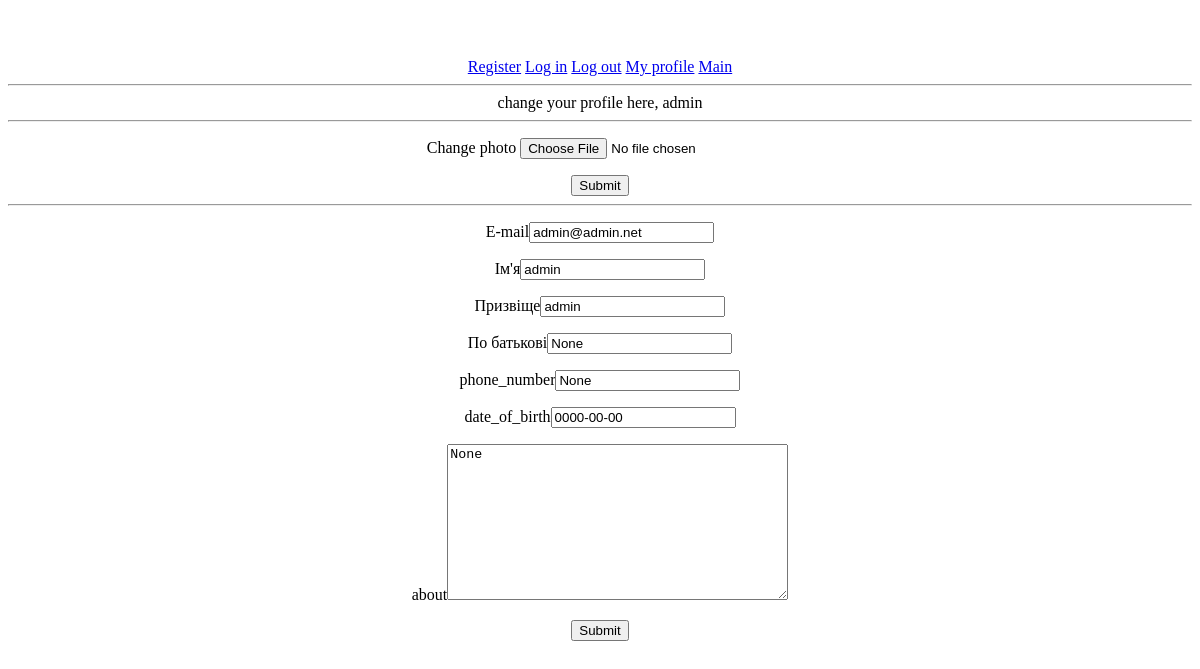
The page /profile/change (signed in) on the database as committed earlier.
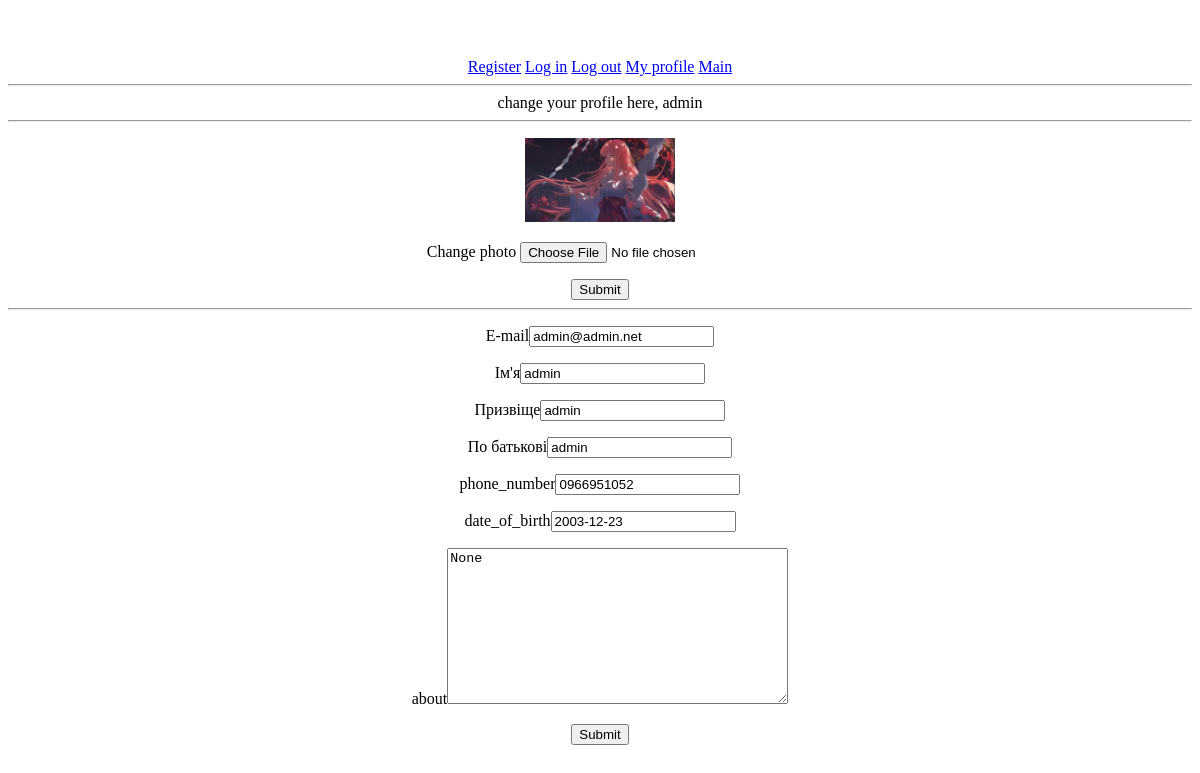
The same page on the database as committed later.
### journal/models.py (models this page shows, shortened)
class CustomUser(AbstractBaseUser):
    name = models.CharField(max_length=15, null=False)
    surname = models.CharField(max_length=15, null=False)
    patronymic = models.CharField(max_length=15, blank=True, null=True)
    email = models.EmailField(unique=True)  # require
    phone_number = models.CharField(max_length=16, blank=True, null=True)
    avatar = models.ImageField(upload_to='user/avatar/', blank=True, null=True)
    date_of_birth = models.DateField(null=True)
    about = models.TextField(null=True)
    role = models.CharField(max_length=8, null=False, default="Other")
    is_active = models.BooleanField(default=True)
    is_staff = models.BooleanField(default=False)
    is_admin = models.BooleanField(default=False)
    USERNAME_FIELD = 'email'
    REQUIRED_FIELDS = ["name", "surname"]
    objects = CustomUserManager()

### journal/views.py (the view, shortened to what this page needs)
# urls.py: path('profile/change', change_profile, name="change_profile"),
@login_required(login_url='login')
def change_profile(request):
    context = {
        'title': 'Change profile',
        'form': UserChangeForm,
    }
    return render(request, 'journal/change_profile.html', context=context)

### journal/templatetags/date_tags.py (called while the page is built)
@register.filter(name='date_form_for_input')
def correct_date(date, date_filter=None):
    if not date:
        return '0000-00-00'
    if date_filter:
        return date.strftime(date_filter)
    return date.strftime("%Y-%m-%d")

### journal/templates/journal/change_profile.html (shortened to what this page needs)
{% extends 'journal/base.html' %}
{% load date_tags %}
{% block main %}
change your profile here, {{ user.name }}
<hr>
<p>{% if user.avatar %}<img src='{{ user.avatar.url }}' width=150>{% endif %}</p>
<form class="change-form" method="POST" enctype="multipart/form-data">
    <p>
        <label class="form-label" for="id_avatar">Change photo</label>
        <input type="file" id="id_avatar" name="avatar">
    </p>
    <button type="submit">Submit</button>
</form>
<hr>
<form class="change-form" method="POST">
    {% for f in form %}
        <p><label class="form-label" for="{{ f.id_for_label }}">{{ f.label }}</label>{{ f }}</p>
    {% endfor %}
    <button type="submit">Submit</button>
</form>
{% endblock %}

Rows that differ between the two databases and show on the page:
changed CustomUser "admin": avatar: picture added
Other text that changed with them:
form field patronymic: "None" → "admin"
form field phone_number: "None" → "0966951052"
form field date_of_birth: "0000-00-00" → "2003-12-23"
